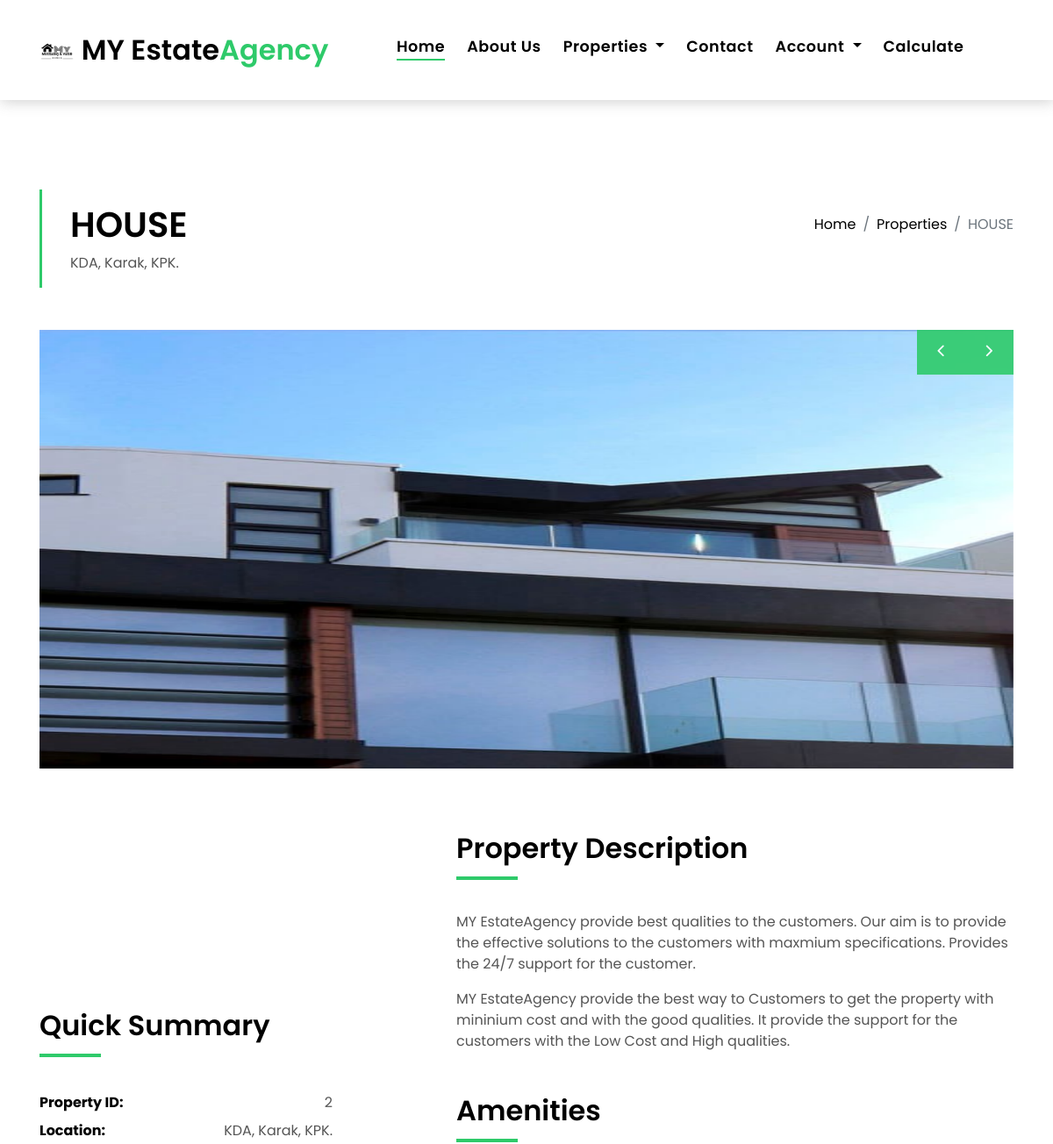
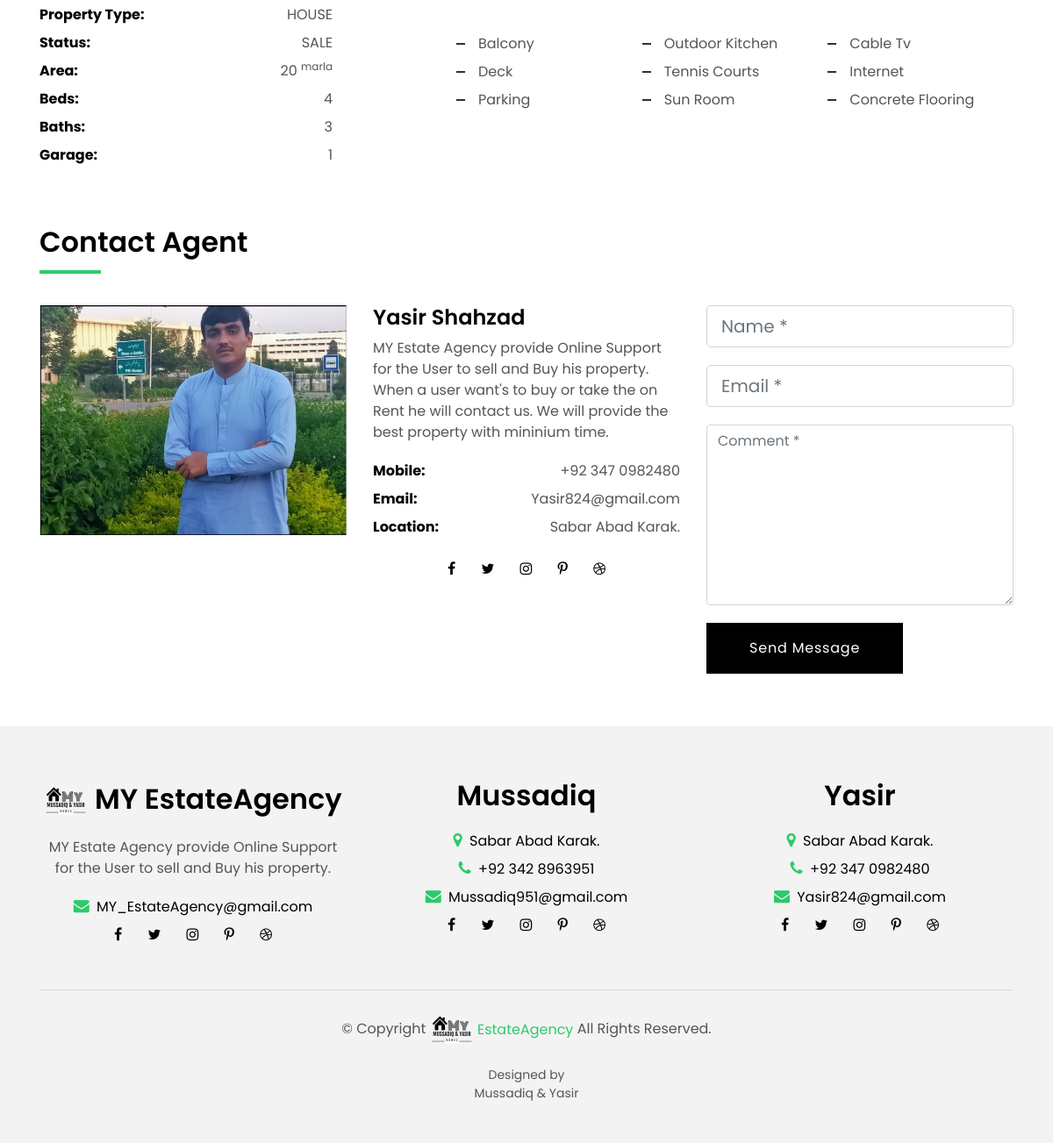
The page /property-single.php?p_id=2 on the database its author committed (2 pictures, top to bottom).
### tables this page shows
CREATE TABLE `properties` (
  `id` int(11) NOT NULL,
  `location` varchar(255) NOT NULL,
  `property_type` varchar(255) NOT NULL,
  `area` varchar(100) NOT NULL,
  `price` varchar(100) NOT NULL,
  `rooms` varchar(20) NOT NULL,
  `bathrooms` varchar(20) NOT NULL,
  `garage` varchar(20) NOT NULL,
  `kitchan` varchar(20) NOT NULL,
  `year` date NOT NULL,
  `status` varchar(20) NOT NULL,
  `pic` varchar(255) NOT NULL,
  `pic2` varchar(255) NOT NULL,
  `discription` varchar(255) NOT NULL,
  `u_id` int(11) DEFAULT NULL
);

### property-single.php (the view, shortened to what this page needs)
<?php
	include_once 'include/head.php';
	include_once 'include/dbconn.php';
	$id=$_GET['p_id'];
	$query="SELECT * FROM `properties` WHERE `id`='$id'";
	$run=mysqli_query($con,$query);
	$result=mysqli_fetch_array($run);
?>
</head>
<body>
	<?php
		include_once 'include/header.php';
	?>
  <main id="main">
    <section class="intro-single">
      <div class="container">
        <div class="row">
          <div class="col-md-12 col-lg-8">
            <div class="title-single-box">
              <h1 class="title-single"><?php echo $result['property_type'];?></h1>
              <span class="color-text-a"><?php echo $result['location'];?></span>
            </div>
          </div>
          <div class="col-md-12 col-lg-4">
            <nav aria-label="breadcrumb" class="breadcrumb-box d-flex justify-content-lg-end">
              <ol class="breadcrumb">
                <li class="breadcrumb-item">
                  <a href="index.php">Home</a>
                </li>
                <li class="breadcrumb-item">
                  <a href="allproperty.php">Properties</a>
                </li>
                <li class="breadcrumb-item active" aria-current="page">
                  <?php echo $result['property_type'];?>
                </li>
              </ol>
            </nav>
          </div>
        </div>
      </div>
    </section>
    <section class="property-single nav-arrow-b">
      <div class="container">
        <div class="row">
          <div class="col-sm-12">
            <div id="property-single-carousel" class="owl-carousel owl-arrow gallery-property">
              <div class="carousel-item-b">
                <img src="admin/property images/<?php echo $result['pic']; ?>" height="500" alt="Property Image">
              </div>
            </div>
            <div class="row justify-content-between">
              <div class="col-md-5 col-lg-4">
                <div class="property-summary">
                  <div class="row">
                    <div class="col-sm-12">
                      <div class="title-box-d section-t4">
                        <h3 class="title-d">Quick Summary</h3>
                      </div>
                    </div>
                  </div>
                  <div class="summary-list">
                    <ul class="list">
                      <li class="d-flex justify-content-between">
                        <strong>Property ID:</strong>
                        <span><?php echo $result['id'];?></span>
                      </li>
                      <li class="d-flex justify-content-between">
                        <strong>Location:</strong>
                        <span><?php echo $result['location'];?></span>
                      </li>
                      <li class="d-flex justify-content-between">
                        <strong>Property Type:</strong>
                        <span><?php echo $result['property_type'];?></span>
                      </li>
                      <li class="d-flex justify-content-between">
                        <strong>Status:</strong>
                        <span><?php echo $result['status'];?></span>
                      </li>
                      <li class="d-flex justify-content-between">
                        <strong>Area:</strong>
                        <span><?php echo $result['area'];?>
                          <sup>marla</sup>
                        </span>
                      </li>
                      <li class="d-flex justify-content-between">
                        <strong>Beds:</strong>
                        <span><?php echo $result['rooms'];?></span>
                      </li>
                      <li class="d-flex justify-content-between">
                        <strong>Baths:</strong>
                        <span><?php echo $result['bathrooms'];?></span>
                      </li>
                      <li class="d-flex justify-content-between">
                        <strong>Garage:</strong>
                        <span><?php echo $result['garage'];?></span>
                      </li>
                    </ul>
                  </div>
                </div>
              </div>
              <div class="col-md-7 col-lg-7 section-md-t3">
                <div class="row">
                  <div class="col-sm-12">
                    <div class="title-box-d">
                      <h3 class="title-d">Property Description</h3>
                    </div>
                  </div>
                </div>
                <div class="property-description">
                  <p class="description color-text-a">
                    MY EstateAgency provide best qualities to the customers. Our aim is to provide the effective solutions to the customers with maxmium specifications. Provides the 24/7 support for the customer.
                  </p>
                  <p class="description color-text-a no-margin">
                    MY EstateAgency provide the best way to Customers to get the property with mininium cost and with the good qualities. It provide the support for the customers with the Low Cost and High qualities.
                  </p>
                </div>
                <div class="row section-t3">
                  <div class="col-sm-12">
                    <div class="title-box-d">
                      <h3 class="title-d">Amenities</h3>
                    </div>
                  </div>
                </div>
                <div class="amenities-list color-text-a">
                  <ul class="list-a no-margin">
                    <li>Balcony</li>
                    <li>Outdoor Kitchen</li>
                    <li>Cable Tv</li>
                    <li>Deck</li>
                    <li>Tennis Courts</li>
                    <li>Internet</li>
                    <li>Parking</li>
                    <li>Sun Room</li>
                    <li>Concrete Flooring</li>
                  </ul>
                </div>
              </div>
            </div>
          </div>
          <div class="col-md-12">
            <div class="row section-t3">
              <div class="col-sm-12">
                <div class="title-box-d">
                  <h3 class="title-d">Contact Agent</h3>
                </div>
              </div>
            </div>
            <div class="row">
              <div class="col-md-6 col-lg-4">
                <img src="images/YASIR.jpg" alt="Agent Image" class="img-fluid">
              </div>
              <div class="col-md-6 col-lg-4">
                <div class="property-agent">
                  <h4 class="title-agent">Yasir Shahzad</h4>
                  <p class="color-text-a">
                   MY Estate Agency provide Online Support for the User to sell and Buy his property. When a user want's to buy or take the on Rent he will contact us. We will provide the best property with mininium time.
                  </p>
                  <ul class="list-unstyled">
                    <li class="d-flex justify-content-between">
                      <strong>Mobile:</strong>
                      <span class="color-text-a">+92 347 0982480</span>
                    </li>
                    <li class="d-flex justify-content-between">
                      <strong>Email:</strong>
                      <span class="color-text-a">Yasir824@gmail.com</span>
                    </li>
                    <li class="d-flex justify-content-between">
                      <strong>Location:</strong>
                      <span class="color-text-a">Sabar Abad Karak.</span>
                    </li>
                  </ul>
                  <div class="socials-a">
                    <ul class="list-inline">
                      <li class="list-inline-item">
                        <a href="#">
                          <i class="fa fa-facebook" aria-hidden="true"></i>
                        </a>
                      </li>
                      <li class="list-inline-item">
                        <a href="#">
                          <i class="fa fa-twitter" aria-hidden="true"></i>
                        </a>
                      </li>
                      <li class="list-inline-item">
                        <a href="#">
                          <i class="fa fa-instagram" aria-hidden="true"></i>
                        </a>
                      </li>
                      <li class="list-inline-item">
                        <a href="#">
                          <i class="fa fa-pinterest-p" aria-hidden="true"></i>
                        </a>
                      </li>
                      <li class="list-inline-item">
                        <a href="#">
                          <i class="fa fa-dribbble" aria-hidden="true"></i>
                        </a>
                      </li>
                    </ul>
                  </div>
                </div>
              </div>
              <div class="col-md-12 col-lg-4">
                <div class="property-contact">
                  <form class="form-a" method="POST">
                    <div class="row">
                      <div class="col-md-12 mb-1">
                        <div class="form-group">
                          <input type="text" class="form-control form-control-lg form-control-a" id="inputName" placeholder="Name *" required>
                        </div>
                      </div>
                      <div class="col-md-12 mb-1">
                        <div class="form-group">
                          <input type="email" class="form-control form-control-lg form-control-a" id="inputEmail1" placeholder="Email *" required>
                        </div>
                      </div>
                      <div class="col-md-12 mb-1">
                        <div class="form-group">
                          <textarea id="textMessage" class="form-control" placeholder="Comment *" name="message" cols="45" rows="8" required></textarea>
                        </div>
                      </div>
                      <div class="col-md-12">
                        <button type="submit" name="submit" class="btn btn-a">Send Message</button>
                      </div>
                    </div>
                  </form>
                </div>
              </div>
            </div>
          </div>
        </div>
      </div>
    </section>
  </main>
  <?php include_once "include/footer.php";?>
</body>
</html>

### assets/css/style.css (style rules this page uses)
body { font-family: 'Poppins', sans-serif; color: #555555; }
h1, h2, h3, h4, h5, h6 { color: #000000; }
a { color: #000000; transition: all .5s ease; }
.color-text-a { color: #555555; }
.no-margin { margin: 0; }
.list-a { display: inline-block; line-height: 2; padding: 0; list-style: none; }
.list-a li { position: relative; width: 50%; float: left; padding-left: 25px; padding-right: 5px; }
@media (min-width: 992px) { .list-a li { width: 33.333%; } }
.list-a li:before { content: ''; width: 10px; height: 2px; position: absolute; background-color: #313131; top: 15px; left: 0; }
.section-t4 { padding-top: 4rem; }
.section-t3 { padding-top: 3rem; }
.title-box-d { padding-bottom: 1.8rem; margin-bottom: 1rem; position: relative; }
.title-box-d .title-d { font-weight: 600; font-size: 2rem; }
.title-box-d .title-d:after { content: ''; position: absolute; width: 70px; height: 4px; background-color: #2eca6a; bottom: 20px; left: 0; }
.socials-a .list-inline-item:not(:last-child) { margin-right: 25px; }
.btn { transition: .5s ease; }
.btn.btn-a, .btn.btn-b { border-radius: 0; padding: 1rem 3rem; letter-spacing: .05rem; }
.btn.btn-a { background-color: #000000; color: #ffffff; }
.intro-single { padding: 12rem 0 3rem; }
.intro-single .title-single-box { padding: 1rem 0 1rem 2rem; }
.intro-single .title-single-box { border-left: 3px solid #2eca6a; }
.intro-single .title-single-box .title-single { font-weight: 600; font-size: 2.2rem; }
@media (min-width: 768px) { .intro-single .title-single-box .title-single { font-size: 2.1rem; } }
@media (min-width: 992px) { .intro-single .title-single-box .title-single { font-size: 2.5rem; } }
.intro-single .breadcrumb-box { padding: 1rem 0 0 .5rem; }
.intro-single .breadcrumb { background-color: transparent; padding-right: 0; padding-left: 0; }
.gallery-property { margin-bottom: 3rem; }
.summary-list { padding-right: 1rem; color: #000000; }
.summary-list .list { padding: 0; line-height: 2; }
.summary-list .list span { color: #555555; }
.property-agent .title-agent { font-weight: 600; }
.property-agent ul { line-height: 2; color: #000000; }
.property-agent .socials-a { text-align: center; }

### rows shown on the page
properties: property_type "HOUSE", location "KDA, Karak, KPK.", pic (picture), id "2", status "SALE", area "20", rooms "4", bathrooms "3", garage "1"
